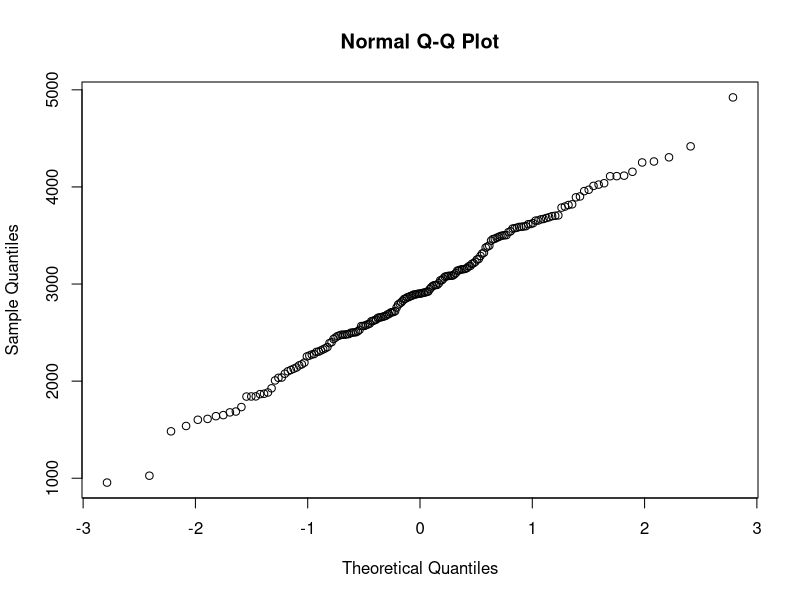
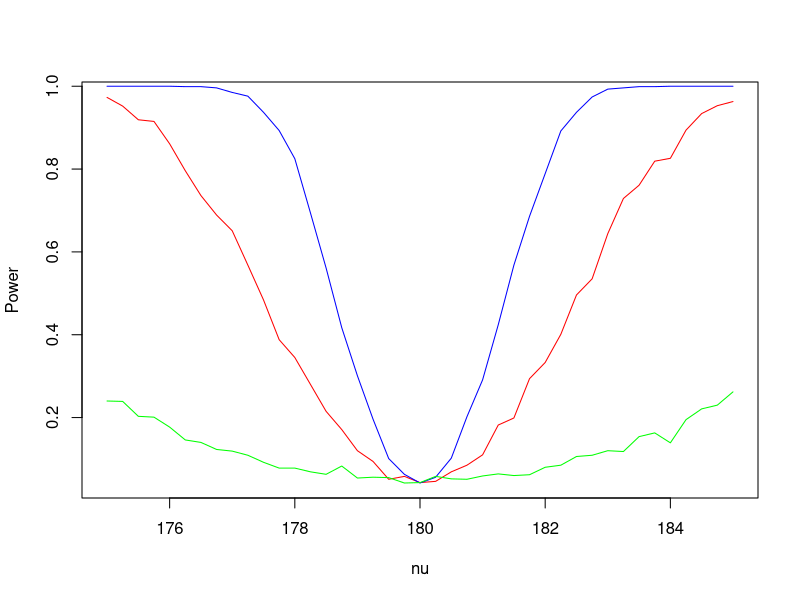
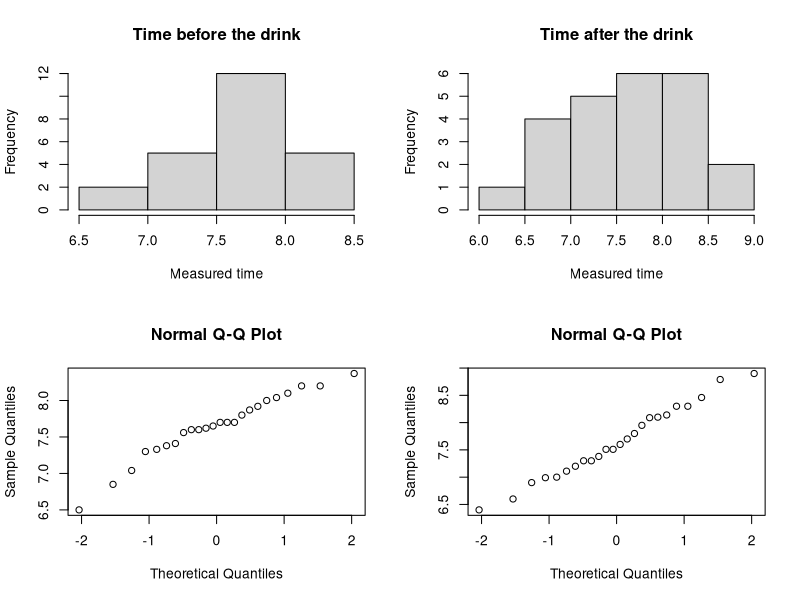
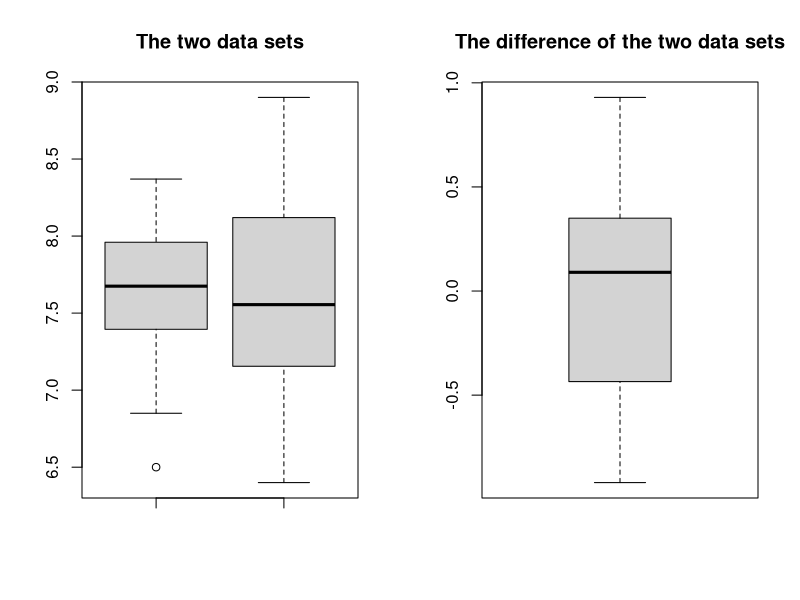
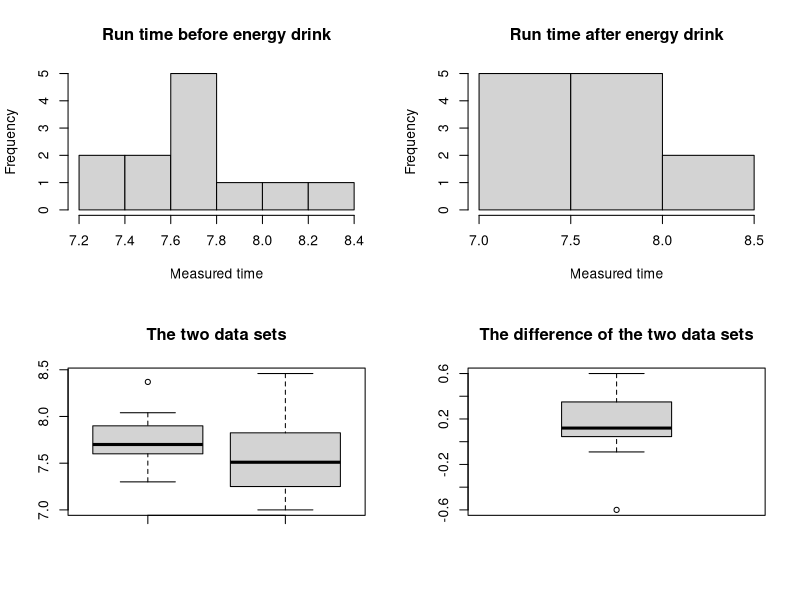
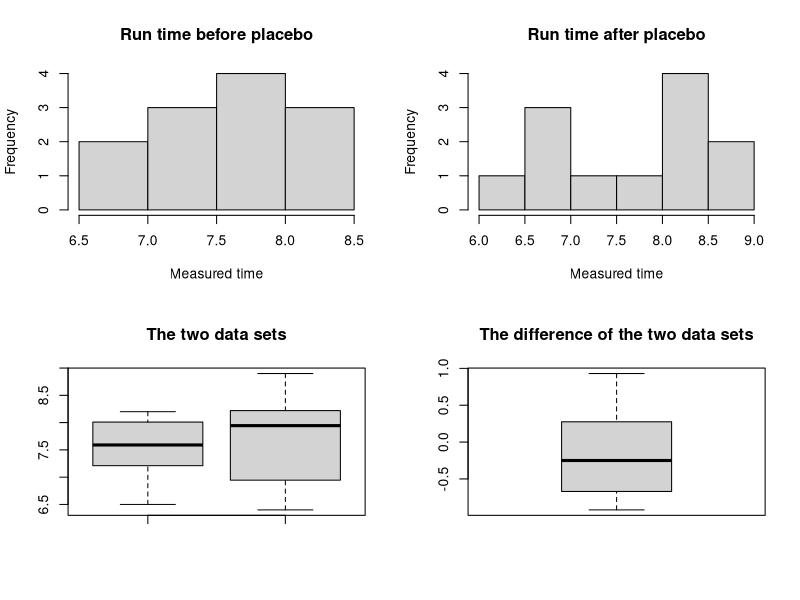
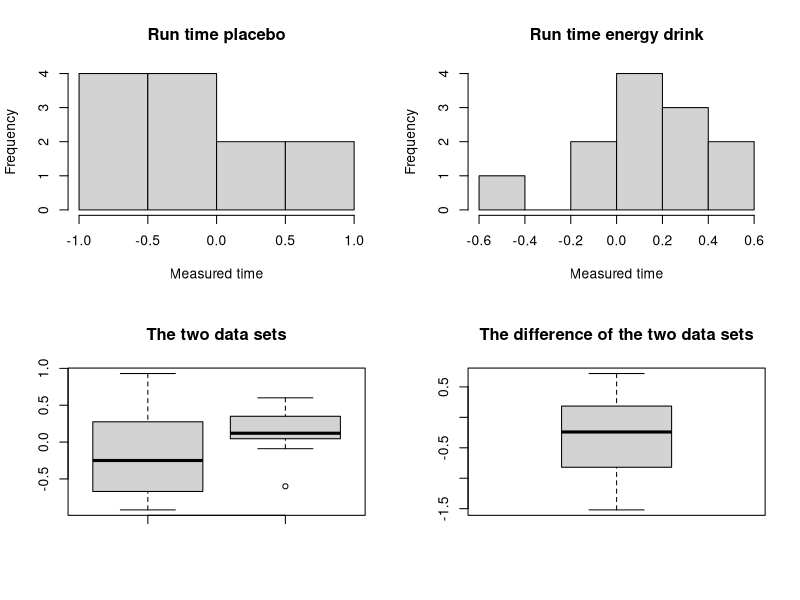
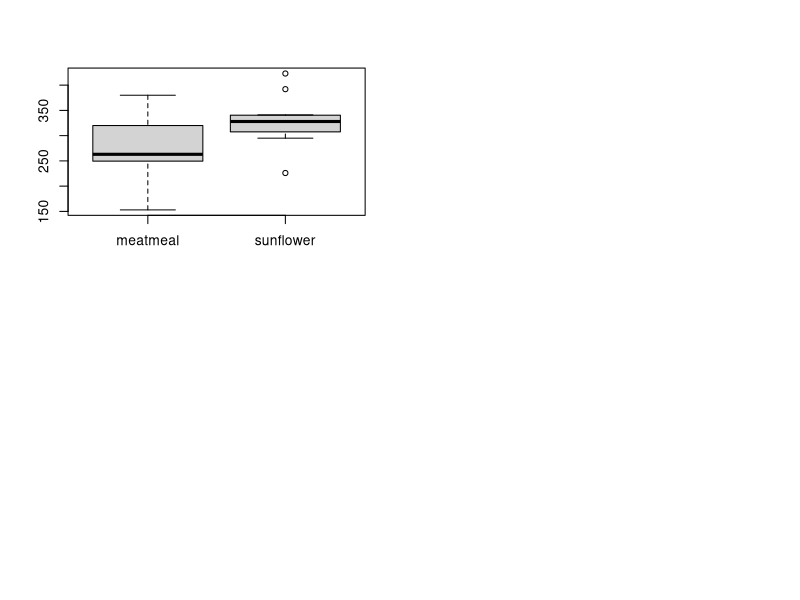

The R source for these figures, in order:
## ---- chunk 1
knitr::opts_chunk$set(echo = TRUE)
## ---- chunk 2
data = read.table(file="birthweight.txt", header=TRUE)#Read the data from the file
qqnorm(data$birthweight)#Create a QQ plot to check the normality of the data
## ---- chunk 3
data_mean = mean(data$birthweight)#Compute the estimate point for mu 
cat("mu =", data_mean)
## ---- chunk 4
error = qt(0.95, df=length(data$birthweight) - 1) * sd(data$birthweight) / sqrt(length(data$birthweight))#Compute the error for a 90% confidence interval
upper_bound = data_mean + error#Compute the upper bound of the confidence interval
lower_bound = data_mean - error#Compute the lower bound of te confidence interval
cat("90% confidence interval = (", lower_bound,",", upper_bound, ")")
## ---- chunk 5
t.test(data$birthweight, mu=2800, alternative="greater")#Compute the t-test to check if the mean is bigger than 2800
## ---- chunk 6
t.test(data$birthweight)
t.test(data$birthweight, conf.level=0.9)
## ---- chunk 7
#Initialize the variables that are going to be used to calculate the power
n = m = 30
mu = 180
nu = 175
sd = 5
B = 1000
p = numeric(B)

#Calculate the p-value for a "B" number of times
for(b in 1:B){
  x = rnorm(n, mu, sd)#Initialize "n" data points from a normal distribution with a mean "mu" and a standard deviation "sd".
  y = rnorm(m, nu, sd)#Initialize "m" data points from a normal distribution with a mean "nu" and a standard deviation "sd".
  p[b] = t.test(x, y, var.equal=TRUE)[[3]]#Obtain the p-value after doing the t-test
}
power = mean(p<0.05)#Calculate the power function
cat("The power of the test is equal with:", power)
## ---- chunk 8
#Initialize the variables that are going to be used to calculate the power
n = m = 30
mu = 180
nu = 175
sd = 5
B = 1000
p = numeric(B)
nu = seq(175, 185, by=0.25)
power_a = numeric(length(nu))

#Calculate the power for each "nu" value
for(i in 1:length(nu)){
  #Calculate the p-value for a "B" number of times
  for(b in 1:B){
    x = rnorm(n, mu, sd)#Initialize "n" data points from a normal distribution with a mean "mu" and a standard deviation "sd".
    y = rnorm(m, nu[i], sd)#Initialize "m" data points from a normal distribution with a mean "nu" and a standard deviation "sd".
    p[b] = t.test(x, y, var.equal=TRUE)[[3]]#Obtain the p-value after doing the t-test
  }
  power_a[i] = mean(p<0.05)#Calculate the power function of a particular value of "nu"
}
## ---- chunk 9
#Initialize the variables that are going to be used to calculate the power
n = m = 100
mu = 180
nu = 175
sd = 5
B = 1000
p = numeric(B)
nu = seq(175, 185, by=0.25)
power_b = numeric(length(nu))

#Calculate the power for each "nu" value
for(i in 1:length(nu)){
  #Calculate the p-value for a "B" number of times
  for(b in 1:B){
    x = rnorm(n, mu, sd)#Initialize "n" data points from a normal distribution with a mean "mu" and a standard deviation "sd".
    y = rnorm(m, nu[i], sd)#Initialize "m" data points from a normal distribution with a mean "nu" and a standard deviation "sd".
    p[b] = t.test(x, y, var.equal=TRUE)[[3]]#Obtain the p-value after doing the t-test
  }
  power_b[i] = mean(p<0.05)#Calculate the power function of a particular value of "nu"
}
## ---- chunk 10
#Initialize the variables that are going to be used to calculate the power
n = m = 30
mu = 180
nu = 175
sd = 15
B = 1000
p = numeric(B)
nu = seq(175, 185, by=0.25)
power_c = numeric(length(nu))

#Calculate the power for each "nu" value
for(i in 1:length(nu)){
  #Calculate the p-value for a "B" number of times
  for(b in 1:B){
    x = rnorm(n, mu, sd)#Initialize "n" data points from a normal distribution with a mean "mu" and a standard deviation "sd".
    y = rnorm(m, nu[i], sd)#Initialize "m" data points from a normal distribution with a mean "nu" and a standard deviation "sd".
    p[b] = t.test(x, y, var.equal=TRUE)[[3]]#Obtain the p-value after doing the t-test
  }
  power_c[i] = mean(p<0.05)#Calculate the power function of a particular value of "nu"
}
## ---- chunk 11
plot(nu, power_a, type="l", col="red", ylab="Power", xlab="nu")#Plot the power obtained from point "a" as a function of "nu"
points(nu, power_b, type="l", col="blue")#Plot the power obtained from point "b" as a function of "nu"
points(nu, power_c, type="l", col="green")#Plot the power obtained from point "c" as a function of "nu"
#legend(10,90, legend=c("Power a", "Power b", "Power c"), col=c("red", "blue", "green"))
## ---- chunk 12
data_4 = read.table(file="run.txt", header=TRUE)#Read the data from run.txt
par(mfrow=c(2,2))
hist(data_4$before, main="Time before the drink", xlab="Measured time")#Creates a histogram from the data with the time before the drink
hist(data_4$after, main="Time after the drink", xlab="Measured time")#Creates a histogram from the data with the time after the drink
qqnorm(data_4$before)#Creates a QQ-norm from the time before before the drink
qqnorm(data_4$after)#Creates a QQ-norm from the time before after the drink
## ---- chunk 13
par(mfrow=c(1,2))
boxplot(data_4$before, data_4$after, main="The two data sets")#Creates a boxplot from the data with the time before the drink
boxplot(data_4$before - data_4$after, main="The difference of the two data sets")

## ---- chunk 14
t.test(data_4$before, data_4$after, paired=TRUE)
t.test(data_4$before - data_4$after)
## ---- chunk 15
energy_data_before = data_4$before[data_4[,3] == "energy"]
energy_data_after = data_4$after[data_4[,3] == "energy"]
par(mfrow=c(2,2))
hist(energy_data_before, main="Run time before energy drink", xlab="Measured time")
hist(energy_data_after, main="Run time after energy drink", xlab="Measured time")
boxplot(energy_data_before, energy_data_after, main="The two data sets")
boxplot(energy_data_before - energy_data_after, main="The difference of the two data sets")
## ---- chunk 16
t.test(energy_data_before, energy_data_after, paired=TRUE)
t.test(energy_data_before - energy_data_after)
## ---- chunk 17
lemo_data_before = data_4$before[data_4[,3] == "lemo"]
lemo_data_after = data_4$after[data_4[,3] == "lemo"]
par(mfrow=c(2,2))
hist(lemo_data_before, main="Run time before placebo", xlab="Measured time")
hist(lemo_data_after, main="Run time after placebo", xlab="Measured time")
boxplot(lemo_data_before, lemo_data_after, main="The two data sets")
boxplot(lemo_data_before - lemo_data_after, main="The difference of the two data sets")
## ---- chunk 18
t.test(lemo_data_before, lemo_data_after, paired=TRUE)
t.test(lemo_data_before - lemo_data_after)
## ---- chunk 19
child_time = numeric(length(data_4$before))
for(i in 1:length(data_4$before)){
  child_time[i] =  data_4$before[i] - data_4$after[i]
}

lemo_child_time = child_time[data_4[,3] == "lemo"]
energy_child_time = child_time[data_4[,3] == "energy"]

par(mfrow=c(2,2))
hist(lemo_child_time, main="Run time placebo", xlab="Measured time")
hist(energy_child_time, main="Run time energy drink", xlab="Measured time")
boxplot(lemo_child_time, energy_child_time, main="The two data sets")
boxplot(lemo_child_time - energy_child_time, main="The difference of the two data sets")
## ---- chunk 20
t.test(lemo_child_time, energy_child_time, paired=TRUE)
t.test(lemo_child_time - energy_child_time)
## ---- chunk 21
data("chickwts")
meatmeal = chickwts$weight[chickwts$feed == "meatmeal"]
sunflower = chickwts$weight[chickwts$feed == "sunflower"]
boxplot(meatmeal, sunflower, names=c("meatmeal", "sunflower"))
## ---- chunk 22
t.test(meatmeal, sunflower, paired=FALSE)
## ---- chunk 23
wilcox.test(meatmeal, sunflower)
## ---- chunk 24
ks.test(meatmeal,sunflower)
## ---- chunk 25
chickaov=lm(weight ~ feed, data=chickwts)
anova(chickaov)
## ---- chunk 26
library(ggplot2)
library(ggthemes)
library(dplyr)
cdata = tbl_df(chickwts)
cdata.wt.feed = cdata %>%
  ggplot(aes(x=feed, y=weight)) +
  geom_count(color="red") +
  labs(title="Relationship Between Chick Weight & Type of Feed",
       x="Feed Type", y="Weight in Grams") + 
  theme_calc()
cdata.wt.feed
## ---- chunk 27
caov = aov(weight~feed, data=chickwts)
plot(caov)
## ---- chunk 28
summary(caov)
## ---- chunk 29
kruskal.test(weight ~ feed, data=chickwts) 
